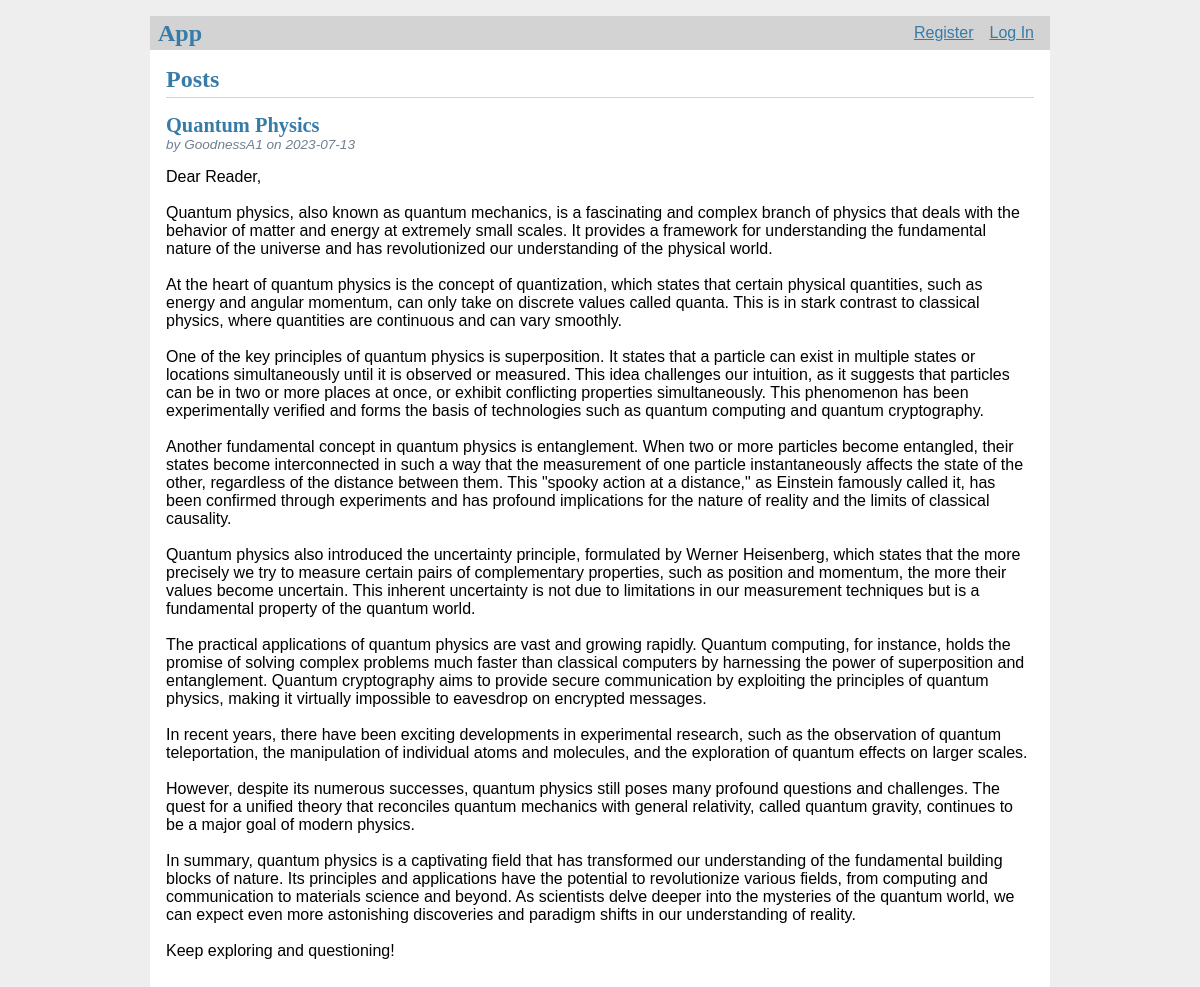
Before: / with the older database file.
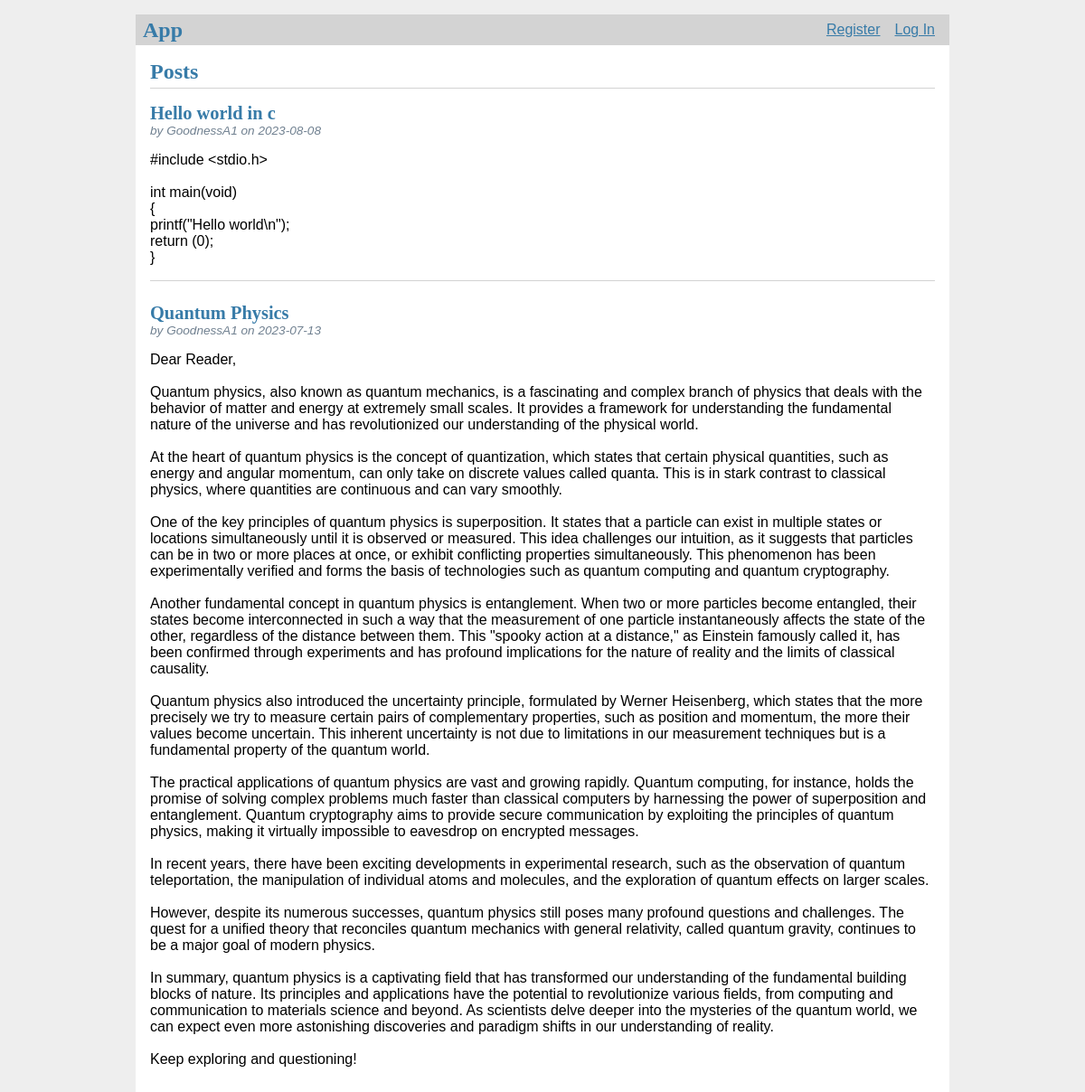
After: the same page with the newer database file.
### tables this page shows
CREATE TABLE post (
  id INTEGER PRIMARY KEY AUTOINCREMENT,
  author_id INTEGER NOT NULL,
  created TIMESTAMP NOT NULL DEFAULT CURRENT_TIMESTAMP,
  title TEXT NOT NULL,
  body TEXT NOT NULL,
  FOREIGN KEY (author_id) REFERENCES user (id)
);

CREATE TABLE user (
	id INTEGER PRIMARY KEY AUTOINCREMENT,
	username TEXT NOT NULL UNIQUE,
	password TEXT NOT NULL
);

### app/blog.py (the view)
@bp.route("/")
def index():
    db = get_db()
    posts = db.execute(
            'SELECT p.id, title, body, created, author_id, username'
            ' FROM post p JOIN user u ON p.author_id = u.id'
            ' ORDER BY created DESC'
            ).fetchall()
    return render_template('blog/index.html', posts=posts)

### app/auth.py (called while the page is built)
@bp.before_app_request
def load_logged_in_user():
    user_id = session.get('user_id')
    if user_id is None:
        g.user = None
    else:
        g.user = get_db().execute(
            'SELECT * FROM user WHERE id = ?', (user_id,)
            ).fetchone()

### app/init_db.py (called while the page is built)
def get_db():
    if 'db' not in g:
        g.db = sqlite3.connect(
                current_app.config['DATABASE_URL'],
                detect_types = sqlite3.PARSE_DECLTYPES
                )
        g.db.row_factory = sqlite3.Row
    return g.db

### app/templates/blog/index.html (shortened to what this page needs)
{% extends 'base.html' %}
{% block header %}
  <h1>{% block title %}Posts{% endblock %}</h1>
{% endblock %}
{% block content %}
  {% for post in posts %}
    <article class="post">
      <header>
        <div>
          <h1>{{ post['title'] }}</h1>
          <div class="about">by {{ post['username'] }} on {{ post['created'].strftime('%Y-%m-%d') }}</div>
        </div>
      </header>
      <p class="body">{{ post['body'] }}</p>
    </article>
    {% if not loop.last %}
      <hr>
    {% endif %}
  {% endfor %}
{% endblock %}

### app/templates/base.html (shortened to what this page needs)
<!doctype html>
<link rel="stylesheet" href="{{ url_for('static', filename='style.css') }}">
<nav>
  <h1>App</h1>
  <ul>
    {% if g.user %}
      <li><span>{{ g.user['username'] }}</span>
      <li><a href="{{ url_for('auth.logout') }}">Log Out</a>
    {% else %}
      <li><a href="{{ url_for('auth.register') }}">Register</a>
      <li><a href="{{ url_for('auth.login') }}">Log In</a>
    {% endif %}
  </ul>
</nav>
<section class="content">
  <header>
    {% block header %}{% endblock %}
  </header>
  {% block content %}{% endblock %}
</section>

### app/static/style.css (style rules this page uses)
h1, h2, h3, h4, h5, h6 { font-family: serif; color: #377ba8; margin: 1rem 0; }
a { color: #377ba8; }
hr { border: none; border-top: 1px solid lightgray; }
nav { background: lightgray; display: flex; align-items: center; padding: 0 0.5rem; }
nav h1 { flex: auto; margin: 0; }
nav ul { display: flex; list-style: none; margin: 0; padding: 0; }
nav ul li a, nav ul li span, header .action { display: block; padding: 0.5rem; }
.content { padding: 0 1rem 1rem; }
.content > header { border-bottom: 1px solid lightgray; display: flex; align-items: flex-end; }
.content > header h1 { flex: auto; margin: 1rem 0 0.25rem 0; }
.post > header { display: flex; align-items: flex-end; font-size: 0.85em; }
.post > header > div:first-of-type { flex: auto; }
.post > header h1 { font-size: 1.5em; margin-bottom: 0; }
.post .about { color: slategray; font-style: italic; }
.post .body { white-space: pre-line; }
.content:last-child { margin-bottom: 0; }

Changed rows visible on the page:
added post: title "Hello world in c", username "GoodnessA1", created "2023-08-08", body "#include <stdio.h> int main(void) { printf(\"Hello world\\n\"); return (0); }"
